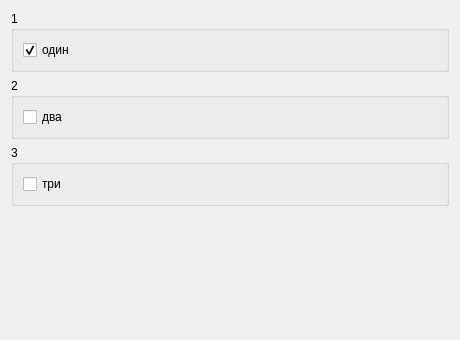
<?xml version="1.0" encoding="UTF-8"?>
<ui version="4.0"><class>Dialog</class><widget class="QDialog" name="Dialog"><property name="geometry"><rect><x>0</x><y>0</y><width>460</width><height>340</height></rect></property><property name="windowTitle"><string>#115 groups/200_three_groups</string></property><layout class="QVBoxLayout" name="verticalLayout"><property name="leftMargin"><number>11</number></property><property name="topMargin"><number>11</number></property><property name="rightMargin"><number>11</number></property><property name="bottomMargin"><number>11</number></property><property name="spacing"><number>6</number></property><item><widget class="QGroupBox" name="g1"><property name="title"><string>1</string></property><layout class="QVBoxLayout" name="g1Layout"><property name="leftMargin"><number>9</number></property><property name="topMargin"><number>9</number></property><property name="rightMargin"><number>9</number></property><property name="bottomMargin"><number>9</number></property><property name="spacing"><number>6</number></property><item><widget class="QCheckBox" name="c1"><property name="text"><string>один</string></property><property name="checked"><bool>true</bool></property></widget></item></layout></widget></item><item><widget class="QGroupBox" name="g2"><property name="title"><string>2</string></property><layout class="QVBoxLayout" name="g2Layout"><property name="leftMargin"><number>9</number></property><property name="topMargin"><number>9</number></property><property name="rightMargin"><number>9</number></property><property name="bottomMargin"><number>9</number></property><property name="spacing"><number>6</number></property><item><widget class="QCheckBox" name="c2"><property name="text"><string>два</string></property><property name="checked"><bool>false</bool></property></widget></item></layout></widget></item><item><widget class="QGroupBox" name="g3"><property name="title"><string>3</string></property><layout class="QVBoxLayout" name="g3Layout"><property name="leftMargin"><number>9</number></property><property name="topMargin"><number>9</number></property><property name="rightMargin"><number>9</number></property><property name="bottomMargin"><number>9</number></property><property name="spacing"><number>6</number></property><item><widget class="QCheckBox" name="c3"><property name="text"><string>три</string></property><property name="checked"><bool>false</bool></property></widget></item></layout></widget></item><item><spacer name="verticalSpacer"><property name="orientation"><enum>Qt::Orientation::Vertical</enum></property><property name="sizeHint" stdset="0"><size><width>40</width><height>20</height></size></property></spacer></item></layout></widget></ui>
